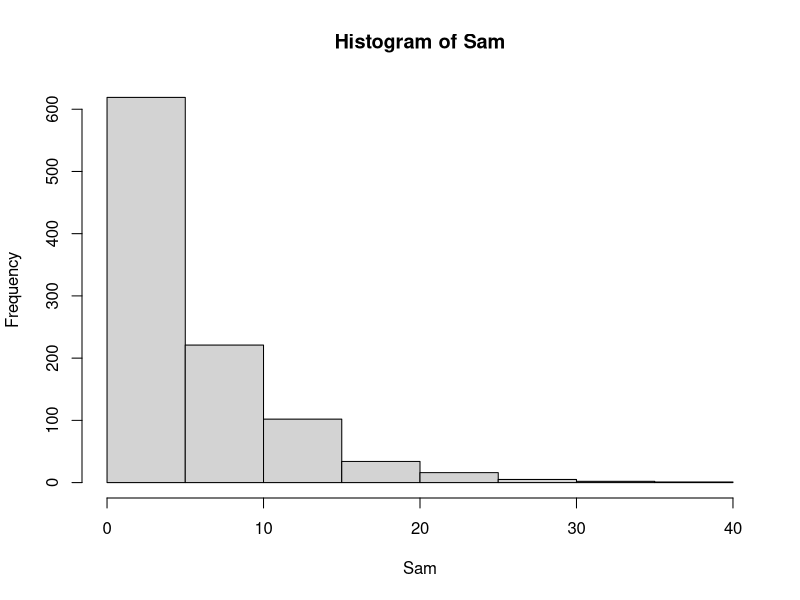
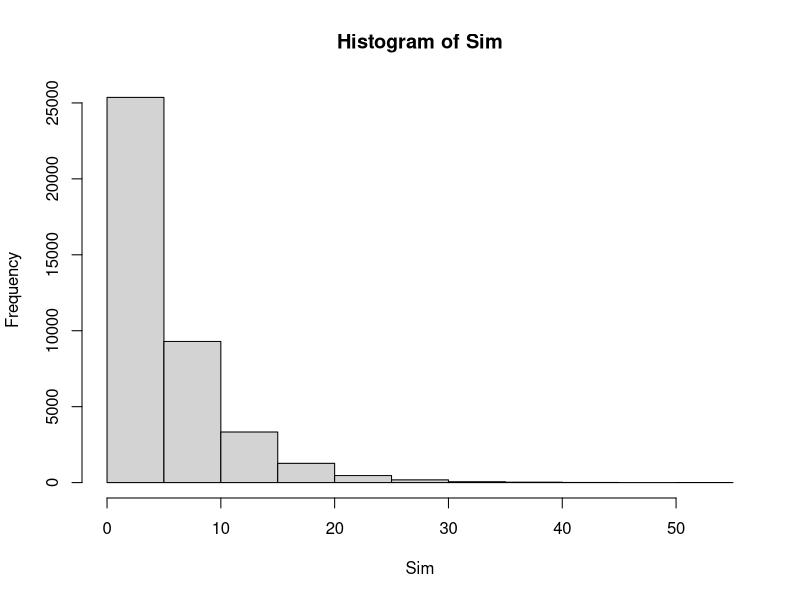
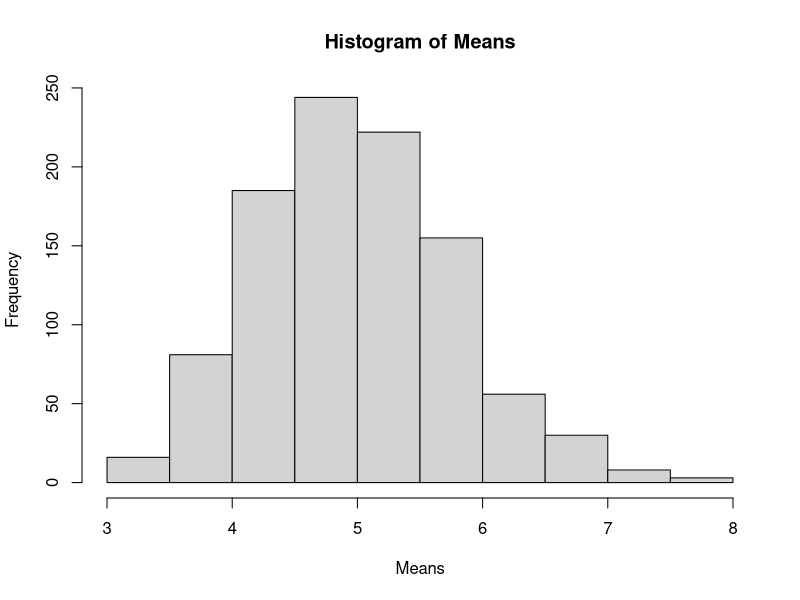

These figures' R source, in order:
library(ggplot2)

#Title
#Overview:
#Simulations: 

#Parameters:
n=1000
lambda<-.2
#Sample data
Sam<-rexp(n, lambda)
#Simulate data
Sim<-matrix(rexp(n*40,lambda),n)
Means<-apply(Sim, 1, mean)
SimMn<-mean(Means)


#Sample Mean versus Theoretical Mean:
#Theoretical mean
TheoMn<-1/lambda
SamMn<-mean(Sam)

#Sample Variance versus Theoretical Variance: 
#Sample variance
SamVar<-var(Sam)

#Theoretical variance
TheoVar<-(-1/lambda)^2

#Distribution: 
hist(Sam)
hist(Sim)


hist(Means)